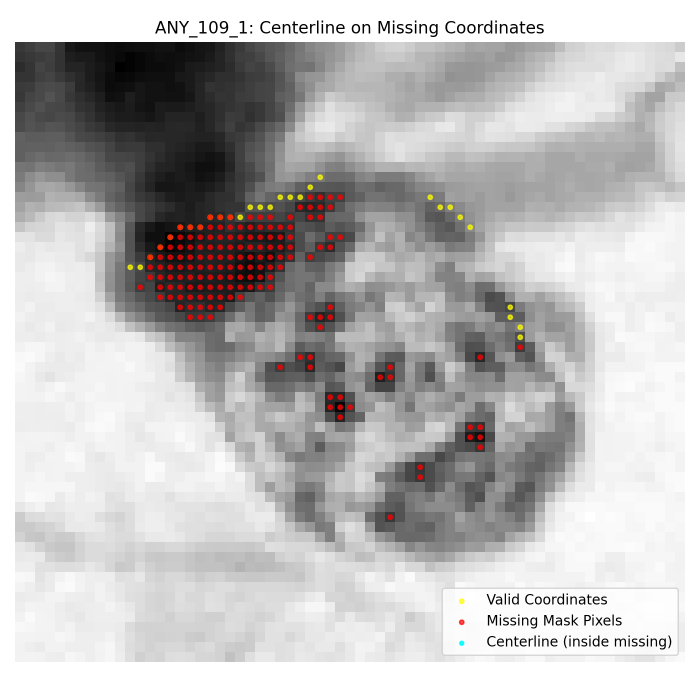
#> input picture viusal/ANY_109_1_centerline_missing.png, 1400 x 1400 px (shown at 1/2 size); its folder holds only this picture in this run
$ python -i disturbedhelper.py   (imports and definitions only)
#> lines starting #> are read from the running program, lines starting #| are printed output that depends on the picture; after the words box and inside, x2 and y2 are one past the last pixel; in counts of white or black regions, pixels touching at a corner belong together
import cv2
import pydicom
import numpy as np
from matplotlib import pyplot as plt

def global_thresholding(img, threshold=None):
    # [5 lines of commented-out code are left out]
    img_norm = cv2.normalize(img, None, 0, 255, cv2.NORM_MINMAX).astype(np.uint8)
    if threshold is None:
        T, seg = cv2.threshold(img_norm, 0, 255, cv2.THRESH_BINARY + cv2.THRESH_OTSU)
    else:
        T, seg = cv2.threshold(img_norm, threshold, 255, cv2.THRESH_BINARY)

    return T, seg


# [35 lines left out: function otsu_algo, not called in this run]

import numpy as np
from skimage.morphology import skeletonize

# [24 lines left out: functions skeleton_midpoint, mask_stats, connected_component_binary, not called in this run]

>>> import cv2
>>> picture = cv2.imread('../viusal/ANY_109_1_centerline_missing.png', cv2.IMREAD_GRAYSCALE)
#> picture: shape (1400, 1400); min 0, max 255, mean 186
>>> result = global_thresholding(picture)
#> in global_thresholding, `T, seg = cv2.threshold(img_norm, 0, 255, cv2.THRESH_BINARY + cv2.THRES..`:
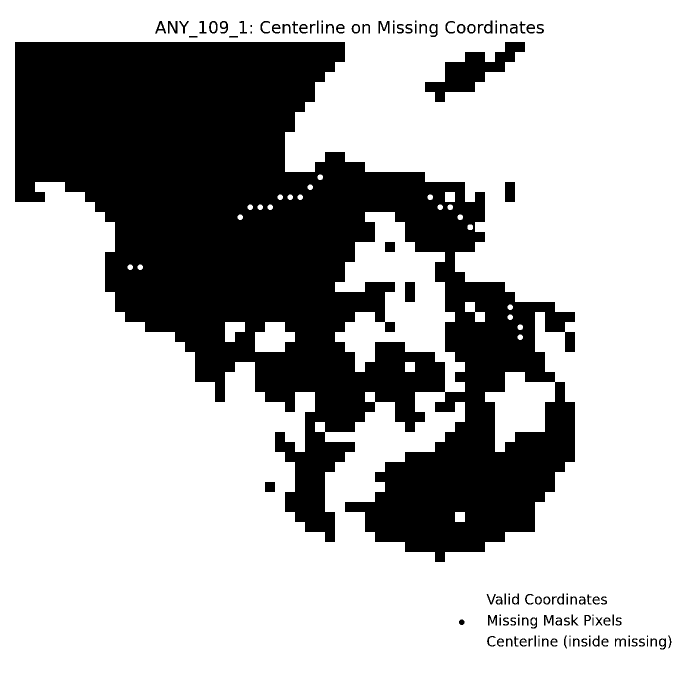
#> seg: shape (1400, 1400) (shown at 1/2 size); 70.8% white; 120 black regions (16 under 20 px), largest, box (x1, y1, x2, y2) and area: (30, 84, 1150, 1124) 549627, (850, 84, 1050, 204) 8800, (1010, 364, 1030, 404) 800
#> in global_thresholding, `T, seg = cv2.threshold(img_norm, 0, 255, cv2.THRESH_BINARY + cv2.THRES..`: T = 158

$ run again, on viusal/ANY_112_1_centerline_missing.png
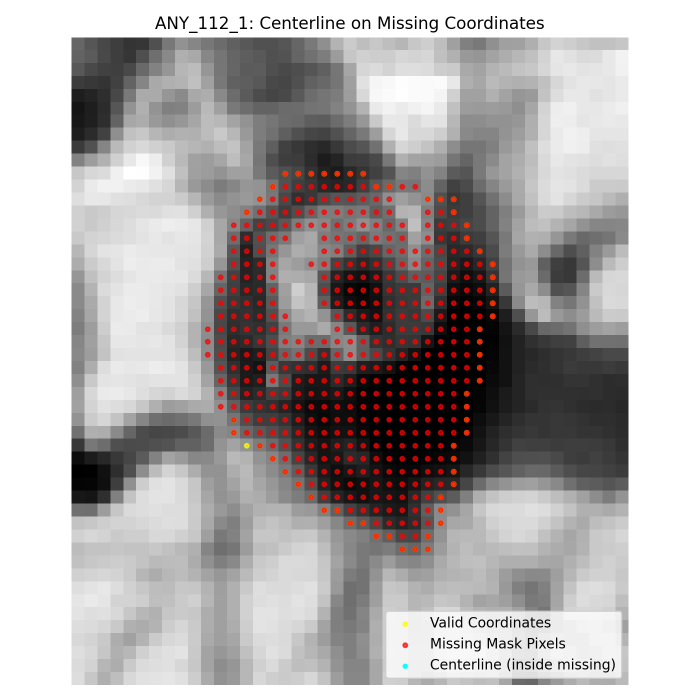
#> input picture viusal/ANY_112_1_centerline_missing.png, 1400 x 1400 px (shown at 1/2 size)
#> `picture = cv2.imread('../viusal/ANY_109_1_centerline_missing.png', cv2..`:
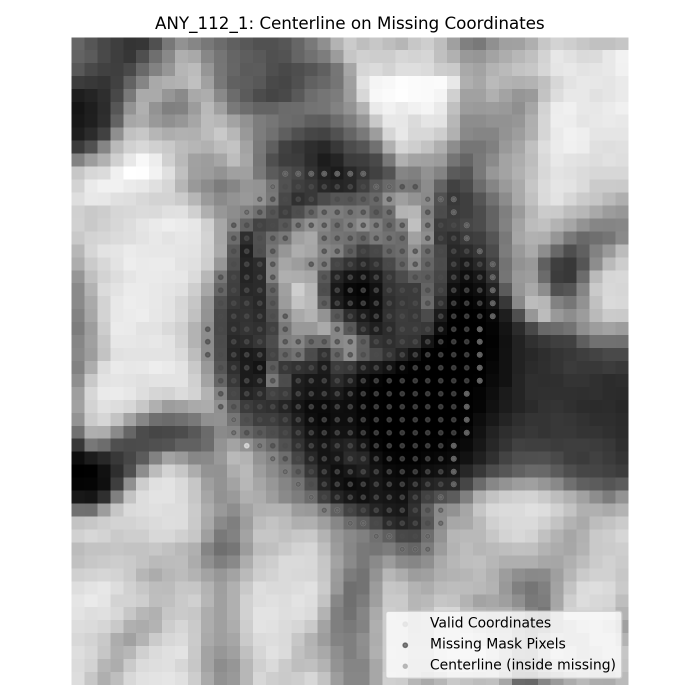
#> picture: shape (1400, 1400) (shown at 1/2 size); min 0, max 255, mean 170
#> in global_thresholding, `T, seg = cv2.threshold(img_norm, 0, 255, cv2.THRESH_BINARY + cv2.THRES..`:
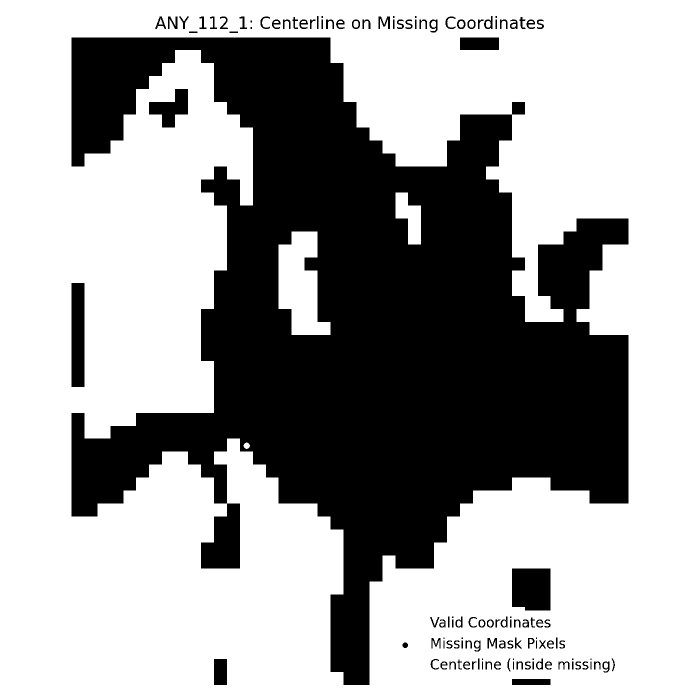
#> seg: shape (1400, 1400) (shown at 1/2 size); 64.4% white; 121 black regions (16 under 20 px), largest, box (x1, y1, x2, y2) and area: (143, 75, 1257, 1370) 667466, (1024, 1137, 1101, 1221) 6286, (143, 566, 169, 774) 5408
#> T = 148

$ run again, on viusal/ANY_114_1_centerline_missing.png
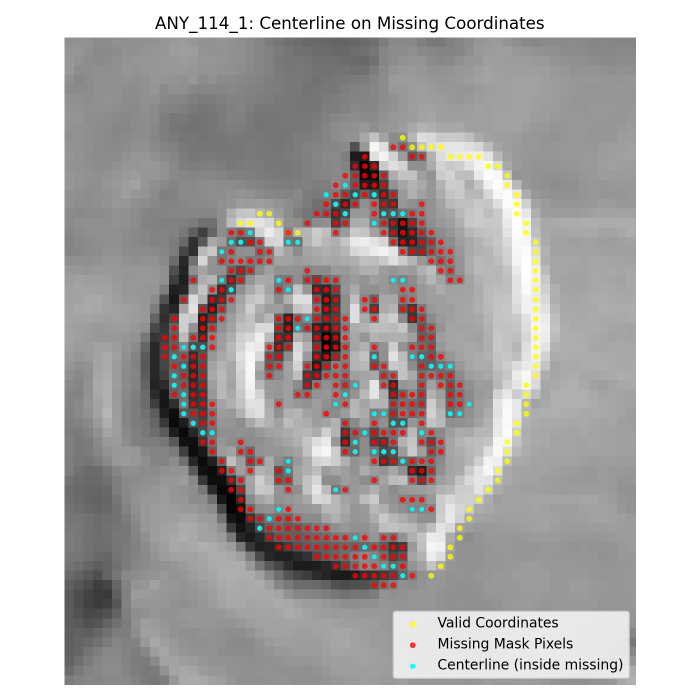
#> input picture viusal/ANY_114_1_centerline_missing.png, 1400 x 1400 px (shown at 1/2 size)
#> `picture = cv2.imread('../viusal/ANY_109_1_centerline_missing.png', cv2..`:
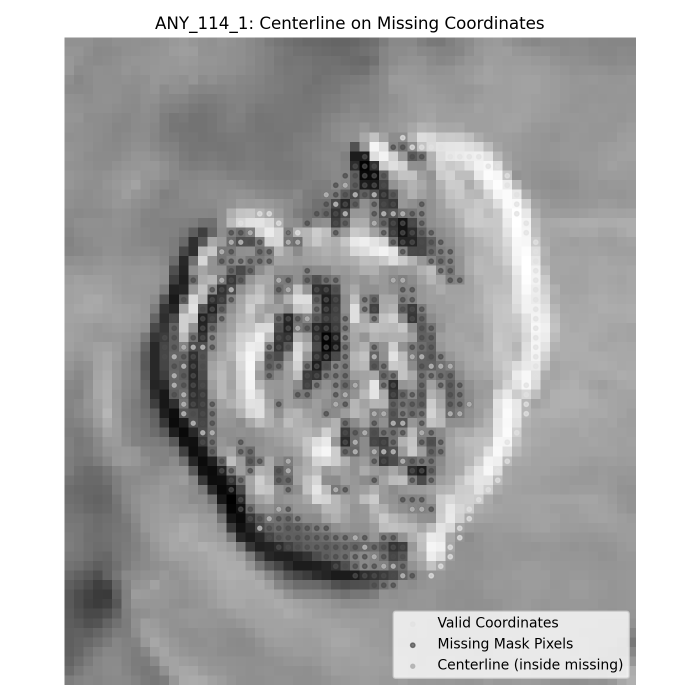
#> picture: shape (1400, 1400) (shown at 1/2 size); min 0, max 255, mean 174.1
#> in global_thresholding, `T, seg = cv2.threshold(img_norm, 0, 255, cv2.THRESH_BINARY + cv2.THRES..`:
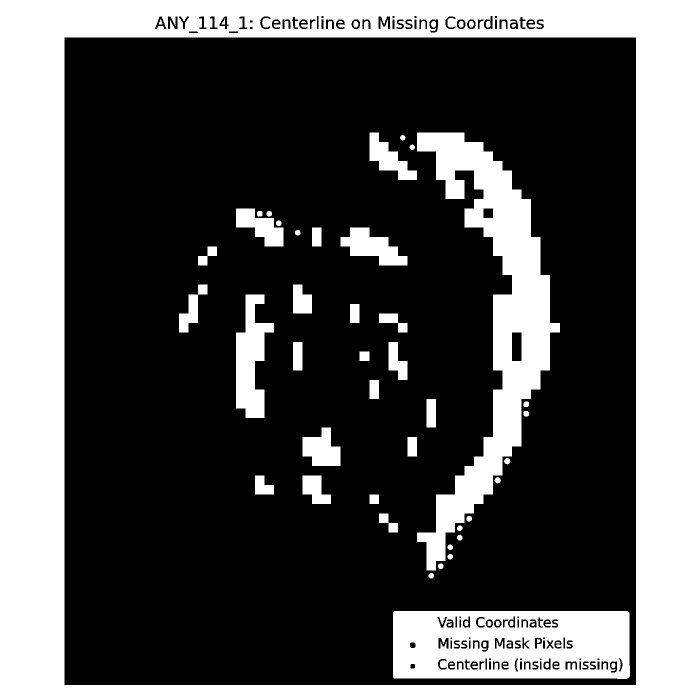
#> seg: shape (1400, 1400) (shown at 1/2 size); 33.3% white; 70 white regions, largest, box (x1, y1, x2, y2) and area: (0, 0, 1400, 1400) 472993, (834, 265, 1120, 1141) 74879, (786, 1222, 1260, 1358) 56279
#> T = 192

$ run again, on viusal/ANY_133_1_centerline_missing.png
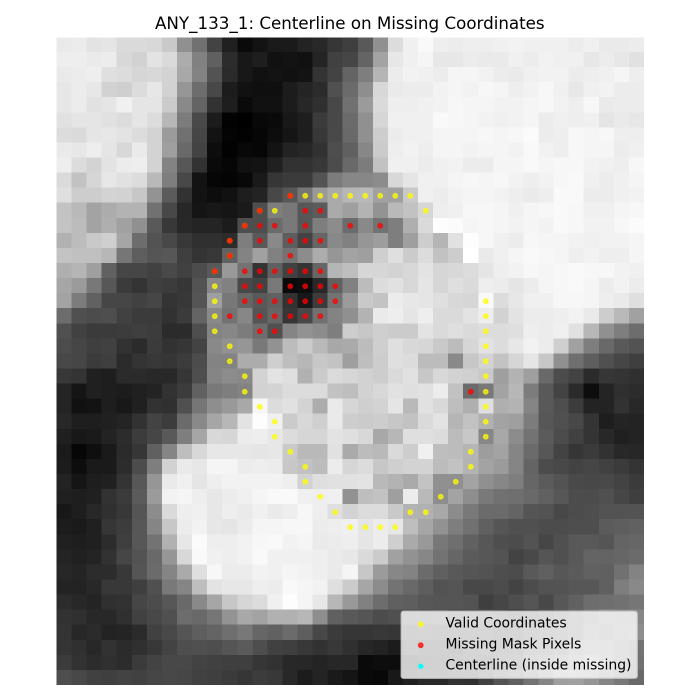
#> input picture viusal/ANY_133_1_centerline_missing.png, 1400 x 1400 px (shown at 1/2 size)
#> in global_thresholding, `T, seg = cv2.threshold(img_norm, 0, 255, cv2.THRESH_BINARY + cv2.THRES..`:
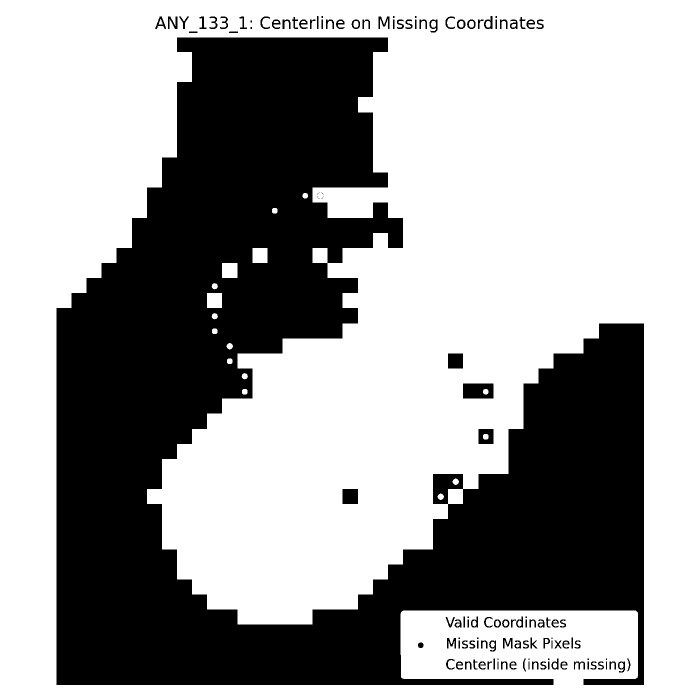
#> seg: shape (1400, 1400) (shown at 1/2 size); 63% white; 131 black regions (28 under 20 px), largest, box (x1, y1, x2, y2) and area: (113, 75, 1288, 1370) 710100, (926, 767, 987, 797) 1729, (685, 978, 716, 1008) 930
#> T = 152
